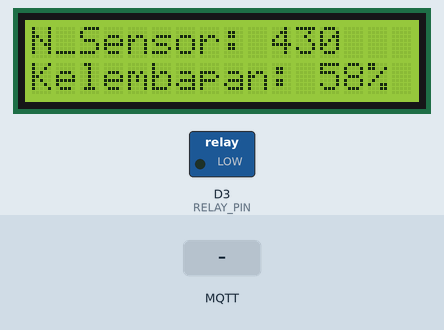
Recording of a sketch running on a simulated ESP8266 (NodeMCU). Shown: 16×2 character LCD, switched loads named in the sketch (green lamp = pin HIGH). The inputs (shaded band) are chosen by the test bench. WiFi joins after 1.5 s; servers stay silent unless stated; random numbers use the default seed unless the sketch sets one; no MQTT or app messages arrive unless stated; what the sketch prints to the serial monitor is not drawn.

Above: at 3.2 s.
3.3 s: MQTT message "1" arrives on the first subscribed topic
At 5.0 s:
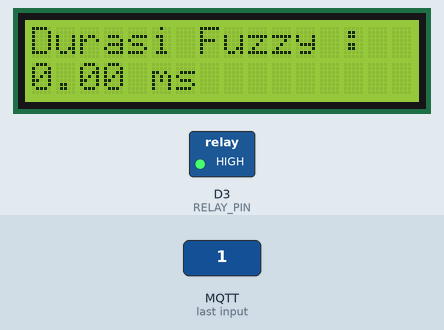
18.0 s: MQTT message "on" arrives on the first subscribed topic
At 28.1 s:
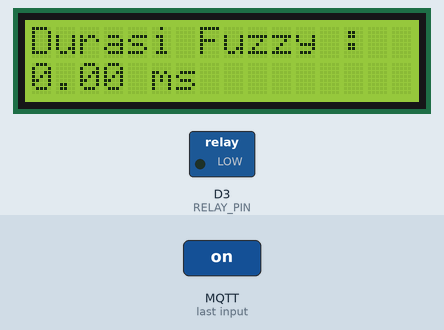
28.2 s: MQTT message "off" arrives on the first subscribed topic
Timing chart, 0 to 42.5 s (numbered marks = the images above; inputs shaded):
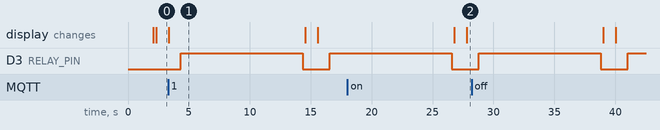

The sketch:

simartProject.ino
```cpp
#include <ESP8266HTTPClient.h>
#include <ESP8266WiFi.h>
#include <PubSubClient.h>
#include <Wire.h>
#include <LiquidCrystal_I2C.h>
#define RELAY_PIN D3

LiquidCrystal_I2C lcd(0x27,16,2);
//input ssid dan password wifi
const char* ssid = "Google.Net";
const char* password = "muhammad";
//input server dan port mqtt broker
const char* host = "privatelutvi.cloud.shiftr.io";
const int port = 1883;

//koneksi ke perpustakaan WiFiClient dan PubSubClient
WiFiClient espClient;
PubSubClient client(espClient);
unsigned long lastMsg = 0;
#define MSG_BUFFER_SIZE	(50)
char msg[MSG_BUFFER_SIZE];
int value = 0;

unsigned long lastMsgTime = 0;
const unsigned long publishInterval = 2000;
const char* sensorValueTopic = "sensorValue";
const char* moisturePercentageTopic = "moisturePercentage";
const char* statusTopic = "status";

const int soilMoisturePin = A0;

//derajat keanggotaan untuk fuzzy
float N_sangat_kering = 800;
float N_kering = 600;
float N_netral = 425;
float N_lembab = 300;
float N_sangat_lembab = 100;

int sensorValue;
int moisturePercentage;
float hasil = 0;

void setup() {

    Serial.begin(9600);

    WiFi.begin(ssid, password);


    while (WiFi.status() != WL_CONNECTED) {
      delay(1000);
      Serial.println("connecting to wifi...");
    }

    Serial.println("WiFi connected");
    Serial.print("ssid: ");
    Serial.println(ssid);
    Serial.println("IP address: ");
    Serial.println(WiFi.localIP());
    //lcd
    lcd.init();
    lcd.backlight();
    lcd.clear();
    //mqtt
    client.setServer(host, port);
    client.setCallback(callback);
    //relay
    pinMode(RELAY_PIN, OUTPUT);
}

void loop() {

    mqttBroker();
    tagakiSugenoKang();
    tampilan1("N_Sensor: ", "Kelembapan: ", 1000);
    tampilan2("Durasi Fuzzy :");
    lcd.setCursor(0, 1);
    lcd.print(hasil);
    lcd.print(" ms");
    delay(1000);

    kendaliRelay();
}


void tampilan1(const char *teks1, const char *teks2, int delayTime) {
  lcd.clear();
  lcd.setCursor(0, 0);
  lcd.print(teks1);
  lcd.print(sensorValue);
  lcd.setCursor(0, 1);
  lcd.print(teks2);
  lcd.print(moisturePercentage);
  lcd.print("%");
  delay(delayTime);
}

void tampilan2(const char *teks2) {
  lcd.clear();
  lcd.setCursor(0, 0);
  lcd.print(teks2);
}

void kendaliRelay(){
    if (sensorValue > 800) {

      digitalWrite(RELAY_PIN, HIGH);
      delay(10000);

      digitalWrite(RELAY_PIN, LOW);
      delay(hasil);

    } else if (sensorValue < 800 && sensorValue > 600) {
      digitalWrite(RELAY_PIN, HIGH);
      delay(10000);

      digitalWrite(RELAY_PIN, LOW);
      delay(hasil);

    } else if (sensorValue < 600 && sensorValue > 425){
      digitalWrite(RELAY_PIN, HIGH);
      delay(10000);

      digitalWrite(RELAY_PIN, LOW);
      delay(hasil);

    }
    else if (sensorValue < 425 && sensorValue > 300){
      digitalWrite(RELAY_PIN, HIGH);
    }
    else if(sensorValue < 300 && sensorValue > 200){
      digitalWrite(RELAY_PIN, HIGH);
    }
    else {
      digitalWrite(RELAY_PIN, HIGH);
    }
}

void mqttBroker(){
   if (!client.connected()) {
  reconnect();
  }

  unsigned long now = millis();
  if (now - lastMsgTime > publishInterval) {
    lastMsgTime = now;

    sensorValue = 430;
    moisturePercentage = 58;
    // sensorValue = analogRead(soilMoisturePin);
    // moisturePercentage = map(sensorValue, 1023, 0, 0, 100);

    char sensorValueStr[10];
    char moisturePercentageStr[10];

    itoa(sensorValue, sensorValueStr, 10);
    itoa(moisturePercentage, moisturePercentageStr, 10);

    const char* status;
    if (sensorValue > 800) {
          status = "sangat kering";
    } else if (sensorValue < 800 && sensorValue > 600) {
          status = "kering";
    } else if (sensorValue < 600 && sensorValue > 425){
          status = "OnGoing";
    }
    else if (sensorValue < 425 && sensorValue > 300){
          status = "netral";
    }else if(sensorValue < 300 && sensorValue > 200){
      status = "basah";
    }else {
      status = "sangat basah";
    }

    Serial.print("status kelembapan : ");
    Serial.println(status);

    client.publish(sensorValueTopic, sensorValueStr);
    client.publish(moisturePercentageTopic, moisturePercentageStr);
    client.publish(statusTopic, status);

    Serial.print("Mempublish NilaiSensor: ");
    Serial.println(sensorValue);
    Serial.print("Mempublish Kelembapan: ");
    Serial.println(moisturePercentage);
    Serial.print("Mempublish status: ");
    Serial.println(status);
  }

  client.loop();
}

void tagakiSugenoKang(){
  float sangat_lembab;
    if(N_lembab <= sensorValue){

      sangat_lembab = 0;

    }else if(N_sangat_lembab <= sensorValue && sensorValue <= N_lembab){

    float hasil_sangat_lembab = (float)(N_lembab - sensorValue) / (N_lembab - N_sangat_lembab);
      sangat_lembab = hasil_sangat_lembab;

    }else if(sensorValue <= N_sangat_lembab){
      sangat_lembab = 1;

    }

    float lembab;
    if(N_netral <= sensorValue || sensorValue <= N_sangat_lembab){

      lembab = 0;

    }else if(N_sangat_lembab <= sensorValue && sensorValue <= N_lembab){

    float hasil_lembab = (float)(sensorValue - N_sangat_lembab) / (N_lembab - N_sangat_lembab);
      lembab = hasil_lembab;

    }else if(sensorValue <= N_netral && sensorValue >= N_lembab){

    float hasil_lembab = (float)(N_netral - sensorValue) / (N_netral - N_lembab);
    lembab = hasil_lembab;

    }

    float netral;
    if(N_kering <= sensorValue || sensorValue <= N_lembab){

      netral = 0;

    }else if(N_lembab <= sensorValue && sensorValue <= N_netral){

    float hasil_netral = (float)(sensorValue - N_lembab) / (N_netral - N_lembab);
      netral = hasil_netral;

    }else if(sensorValue >= N_netral && sensorValue <= N_kering){
    float hasil_netral = (float)(N_kering - sensorValue) / (N_kering - N_netral);
      netral = hasil_netral;

    }

    float kering;
    if(sensorValue <= N_netral || N_sangat_kering <= sensorValue){

      kering = 0;

    }else if(N_netral <= sensorValue && sensorValue <= N_kering){

    float hasil_kering = (float)(sensorValue - N_netral) / (N_kering - N_netral);
      kering = hasil_kering;

    }else if(N_kering < sensorValue && sensorValue < N_sangat_kering){
    float hasil_kering = (float)(N_sangat_kering - sensorValue) / (N_sangat_kering - N_kering);
      kering = hasil_kering;

    }

    float sangat_kering;
    if(sensorValue <= N_kering){

      sangat_kering = 0;

    }else if(N_kering <= sensorValue && sensorValue <= N_sangat_kering){

    float hasil_sangat_kering = (float)(sensorValue - N_kering) / (N_sangat_kering - N_kering);
      sangat_kering = hasil_sangat_kering;

    }else if(N_sangat_kering <= sensorValue){
      sangat_kering = 1;

    }

    float w1 = 300000;
    float w2 = 210000;
    float w3 = 150000;
    float w4 = 60000;
    float w5 = 0;

    float z = ((sangat_lembab * w5) + (lembab * w4) + (netral * w3) + (kering * w2) + (sangat_kering * w1)) / (sangat_lembab + lembab + netral + kering + sangat_kering);
    int hasil = z;

    Serial.print("Jika Nilai Sensor ");
    Serial.print(sensorValue); // Mencetak nilai dari variabel sensor
    Serial.print(" dan kelembapannya ");
    Serial.print(moisturePercentage); // Mencetak nilai dari variabel kelembapan
    Serial.print(" maka waktu yang diperlukan adalah : ");
    Serial.println(hasil);
}

void callback(char* topic, byte* payload, unsigned int length) {
  Serial.print("Message arrived [");
  Serial.print(topic);
  Serial.print("] ");
  for (int i = 0; i < length; i++) {
    Serial.print((char)payload[i]);
  }
  Serial.println();

}

void reconnect() {
  // Loop until we're reconnected
  while (!client.connected()) {
    Serial.print("Attempting MQTT connection...");
    // Create a random client ID
    String clientId = "ESP8266Client-";
    clientId += String(random(0xffff), HEX);
    // Attempt to connect
    if (client.connect(clientId.c_str(), "privatelutvi", "3auTMdqoX8b3D4XE")) {
      Serial.println("connected");
      // Once connected, publish an announcement...
      client.publish("suhu", "selamat anda berhasil");
      // ... and resubscribe
      client.subscribe("terima");
    } else {
      Serial.print("failed, rc=");
      Serial.print(client.state());
      Serial.println(" try again in 5 seconds");
      // Wait 5 seconds before retrying
      delay(2000);
    }
  }
}
```

Measured:
- what the display in image 1 shows lasts 11.2 s, from 3.3 s to 14.5 s
